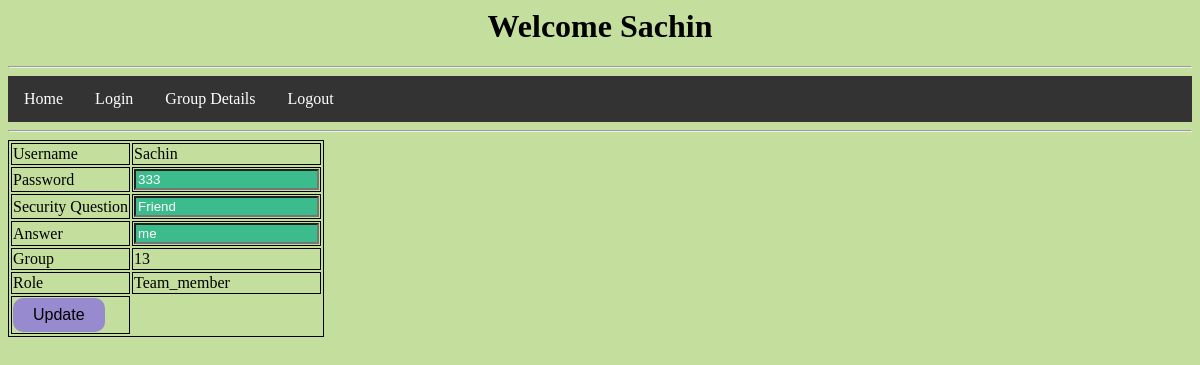
The app's page /profile.php (signed in) with its own data.
### tables this page shows
CREATE TABLE `user` (
  `user_id` int(11) NOT NULL,
  `Username` varchar(120) NOT NULL,
  `Password` varchar(120) NOT NULL,
  `Security_Question` varchar(120) NOT NULL,
  `Answer` varchar(120) NOT NULL,
  `group_id` int(11) NOT NULL,
  `Role` varchar(240) NOT NULL
);

### profile.php (the view, shortened to what this page needs)
<?php
  require_once('pdo.php');
?>
<?php
$sql="SELECT * FROM user where user_id = ".$_SESSION['user_id'];
$stmt = $pdo->query($sql);
$rows = $stmt->fetchAll(PDO::FETCH_ASSOC);
?>
<html>
      <head>
            <link href='style_file_1.css' rel="stylesheet">
      </head>
      <body style='background-color:#C4DF9D;'>
        <div style='background-color:#C4DF9D;'class="card">
            <div class="card-body">
                <center><h1>Welcome <?=$_SESSION['username']?></h1></center>
            </div>
        </div>
        <hr>
        <div>
          <ul>
              <li>
                  <a  aria-current="page" href="home.php">Home</a>
              </li>
              <li>
                  <a  aria-current="page" href="index.php">Login</a>
              </li>
              <li>
                  <a  aria-current="page" href="group_details.php">Group Details</a>
              </li>
              <li>
                  <a  aria-current="page" href="logout.php">Logout</a>
              </li>
          </ul>
                    <hr>
          <?php
            echo "
            <table>
              <form method ='post'>
                <tr><td>Username</td><td> ".$rows[0]['Username']."</td></tr>
                <tr><td>Password</td><td> <input type='text' value= ".$rows[0]['Password']." name='new_password'></td></tr>
                <tr><td>Security Question </td><td><input type='text' value= ".$rows[0]['Security_Question']." name='new_security_question'></td></tr>
                <tr><td>Answer</td><td> <input type='text' value= ".$rows[0]['Answer']." name='new_answer'></td></tr>
                <tr>
                  <td>Group</td><td>".$rows[0]['group_id']."</td>
                </tr>
                <tr>
                  <td>Role</td><td>".$rows[0]['Role']."</td>
                </tr>
                <tr>
                <td><input type='submit' class='button' value='Update' name='update'></td>
                </tr>
              </form>
            </table>
            ";
        ?>
      </body>
</html>

### style_file_1.css (style rules this page uses)
input,password[type=text] { background-color: #3CBC8D; color: white; }
.button { background-color: #988ACF; border: none; border-radius: 10px; color: black; padding: 8px 20px; text-align: center; text-decoration: none; display: inline-block; font-size: 16px; }
ul { list-style-type: none; margin: 0; padding: 0; overflow: hidden; background-color: #333; }
li { float: left; }
li a { display: block; color: white; text-align: center; padding: 14px 16px; text-decoration: none; }

### profile.php (style rules this page uses)
table, th, td { border:1px solid black; }

### records on screen
user: Username "Sachin", new_password "333", new_security_question "Friend", new_answer "me", group "13", Role "Team_member"

### other values on screen
$_SESSION['username'] "Sachin"
